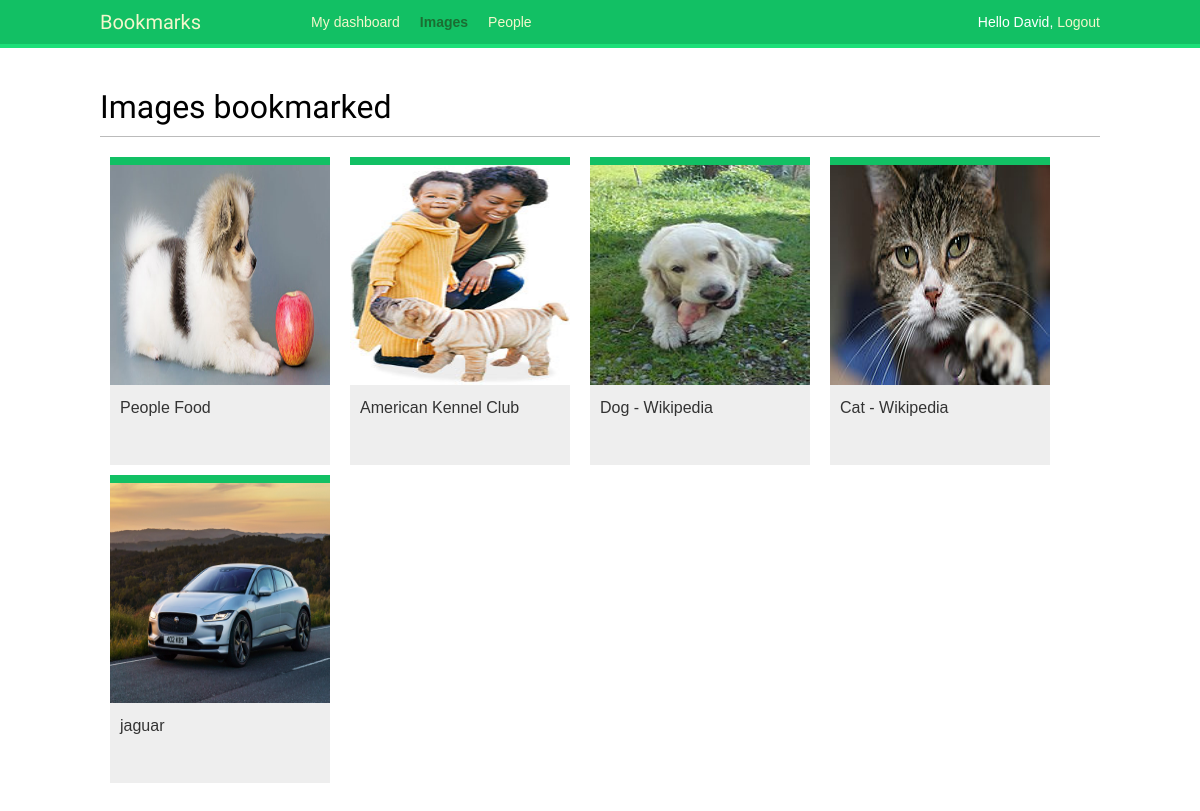
Screenshot of /images/ (signed in) with the database file from the repository.
### images/models.py (models this page shows, shortened)
class Image(models.Model):
  user = models.ForeignKey(settings.AUTH_USER_MODEL,
                            related_name='images_created',
                            on_delete=models.CASCADE)
  title = models.CharField( max_length=200)
  slug = models.SlugField(max_length=200,blank=True)
  url = models.URLField()
  image = models.ImageField( upload_to='images/%Y/%m/%d/')
  description = models.TextField(blank=True)
  created = models.DateField( auto_now_add=True,db_index=True)
  users_like = models.ManyToManyField(settings.AUTH_USER_MODEL,
                                      related_name='images_liked',blank=True)
  def get_absolute_url(self):
    return reverse('images:detail', args=[self.id,self.slug])

### images/views.py (the view)
# urls.py: path('', views.image_list, name='list'),
@login_required
def image_list(request):
    images = Image.objects.all()
    paginator = Paginator(images,8)
    page = request.GET.get('page')
    try:
        images = paginator.page(page)
    except PageNotAnInteger:
        images = paginator.page(1)
    except EmptyPage:
        if request.is_ajax():
            return HttpResponse('')
        images = paginator.page(paginator.num_pages)
    if request.is_ajax():
        return render(request,'images/image/list_ajax.html',{'section':'images','images':images})
    return render(request,'images/image/list.html',{'section':'images','images':images})

### images/templates/images/image/list.html (shortened to what this page needs)
{% extends 'base.html' %}
{% block content %}
  <h1>Images bookmarked</h1>
  <div id="image-list">
    {% include 'images/image/list_ajax.html' %}
  </div>
{% endblock content %}

### account/templates/base.html (shortened to what this page needs)
{% load staticfiles %}
<!DOCTYPE html>
<html>
<head>
  <link rel="stylesheet" href="{% static "/css/base.css" %}">
</head>
<body>
  <div id="header">
    <span class="logo">Bookmarks</span>
    {% if request.user.is_authenticated %}
    <ul class="menu">
        <li   {% if section == "dashboard" %}class="selected"{% endif %}>
            <a href=" {% url "dashboard" %}"> My dashboard</a>
        </li>
        <li   {% if section == "images" %}class="selected"{% endif %}>
            <a href=" {% url "images:list" %}"> Images</a>
        </li>
        <li   {% if section == "people" %}class="selected"{% endif %}>
            <a href="{% url "user_list" %}"> People</a>
        </li>
    </ul>
    {% endif %}
    <span class="user">
        {% if request.user.is_authenticated %}
          Hello {{request.user.first_name}},
          <a href="{% url "logout" %}">Logout</a>
        {% else %}
        <a href="{% url "login" %}">Login</a>
        {% endif %}
    </span>
  </div>
  <div id="content">
      {% block content %}
      {% endblock content %}
  </div>
</body>
</html>

### images/templates/images/image/list_ajax.html
{% load thumbnail %}
{% for image in images %}
  <div class="image">
    <a href="{{ image.get_absolute_url }}">
      {% thumbnail image.image "300x300" crop="100%" as im %}
        <a href="{{ image.get_absolute_url }}">
          <img src="{{ im.url }}">
        </a>
      {% endthumbnail %}
    </a>
    <div class="info">
      <a href="{{ image.get_absolute_url }}" class="title">
        {{ image.title }}
      </a>
    </div>
  </div>
{% endfor %}

### account/static/css/base.css (style rules this page uses)
body { margin:0; padding:0; font-family:helvetica, sans-serif; }
a { color:#12c064; text-decoration:none; }
h1, h2, h3, h4, h5 , h6 { font-family: 'Muli', sans-serif; font-weight:normal; }
h1 { border-bottom:1px solid #bbb; padding:0 0 10px 0; margin:10px 0 20px 0; }
#header { padding:10px 100px; font-size:14px; background:#12c064; color:#fff; border-bottom:4px solid #1cdf78; overflow:auto; }
#header .logo { font-family: 'Muli', sans-serif; float:left; color:#f3f7cc; font-size:20px; margin-right:10%; }
#header ul.menu { list-style:none; float:left; margin:0; padding:0; }
#header ul.menu li { float:left; padding:4px 10px; }
#header ul.menu li.selected a, #header ul.menu li.selected a:hover { color:#1b6d32; font-weight:bold; }
#header a { color:#f3f7cc; }
#header .user { float:right; padding-top:4px; }
#content { padding:30px 100px; }
#image-list { overflow:auto; }
#image-list .image { float:left; width:220px; height:300px; margin:0 10px 10px 10px; border-top:8px solid #12c064; background:#eee; }
#image-list img { width:220px; height:220px; }
#image-list .info { padding:10px; }
#image-list .info a { color:#333; }

### rows the page displays
Image: shows a picture, title "People Food"
Image: shows a picture, title "American Kennel Club"
Image: shows a picture, title "Dog - Wikipedia"
Image: shows a picture, title "Cat - Wikipedia"
Image: shows a picture, title "jaguar"

### other values shown
{{ request.user.first_name }} "David"
